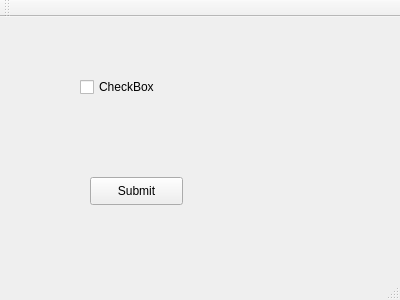
<?xml version="1.0" encoding="UTF-8"?>
<ui version="4.0">
 <class>MainWindow</class>
 <widget class="QMainWindow" name="MainWindow">
  <property name="geometry">
   <rect>
    <x>0</x>
    <y>0</y>
    <width>400</width>
    <height>300</height>
   </rect>
  </property>
  <property name="windowTitle">
   <string>MainWindow</string>
  </property>
  <widget class="QWidget" name="centralWidget">
   <widget class="QCheckBox" name="checkBox">
    <property name="geometry">
     <rect>
      <x>80</x>
      <y>60</y>
      <width>81</width>
      <height>20</height>
     </rect>
    </property>
    <property name="text">
     <string>CheckBox</string>
    </property>
   </widget>
   <widget class="QPushButton" name="pushButton">
    <property name="geometry">
     <rect>
      <x>90</x>
      <y>160</y>
      <width>93</width>
      <height>28</height>
     </rect>
    </property>
    <property name="text">
     <string>Submit</string>
    </property>
   </widget>
  </widget>
  <widget class="QMenuBar" name="menuBar">
   <property name="geometry">
    <rect>
     <x>0</x>
     <y>0</y>
     <width>400</width>
     <height>26</height>
    </rect>
   </property>
  </widget>
  <widget class="QToolBar" name="mainToolBar">
   <attribute name="toolBarArea">
    <enum>TopToolBarArea</enum>
   </attribute>
   <attribute name="toolBarBreak">
    <bool>false</bool>
   </attribute>
  </widget>
  <widget class="QStatusBar" name="statusBar"/>
 </widget>
 <layoutdefault spacing="6" margin="11"/>
 <resources/>
 <connections>
  <connection>
   <sender>pushButton</sender>
   <signal>clicked()</signal>
   <receiver>MainWindow</receiver>
   <slot>submitChanges()</slot>
   <hints>
    <hint type="sourcelabel">
     <x>124</x>
     <y>227</y>
    </hint>
    <hint type="destinationlabel">
     <x>135</x>
     <y>254</y>
    </hint>
   </hints>
  </connection>
 </connections>
 <slots>
  <slot>submitChanges()</slot>
 </slots>
</ui>
